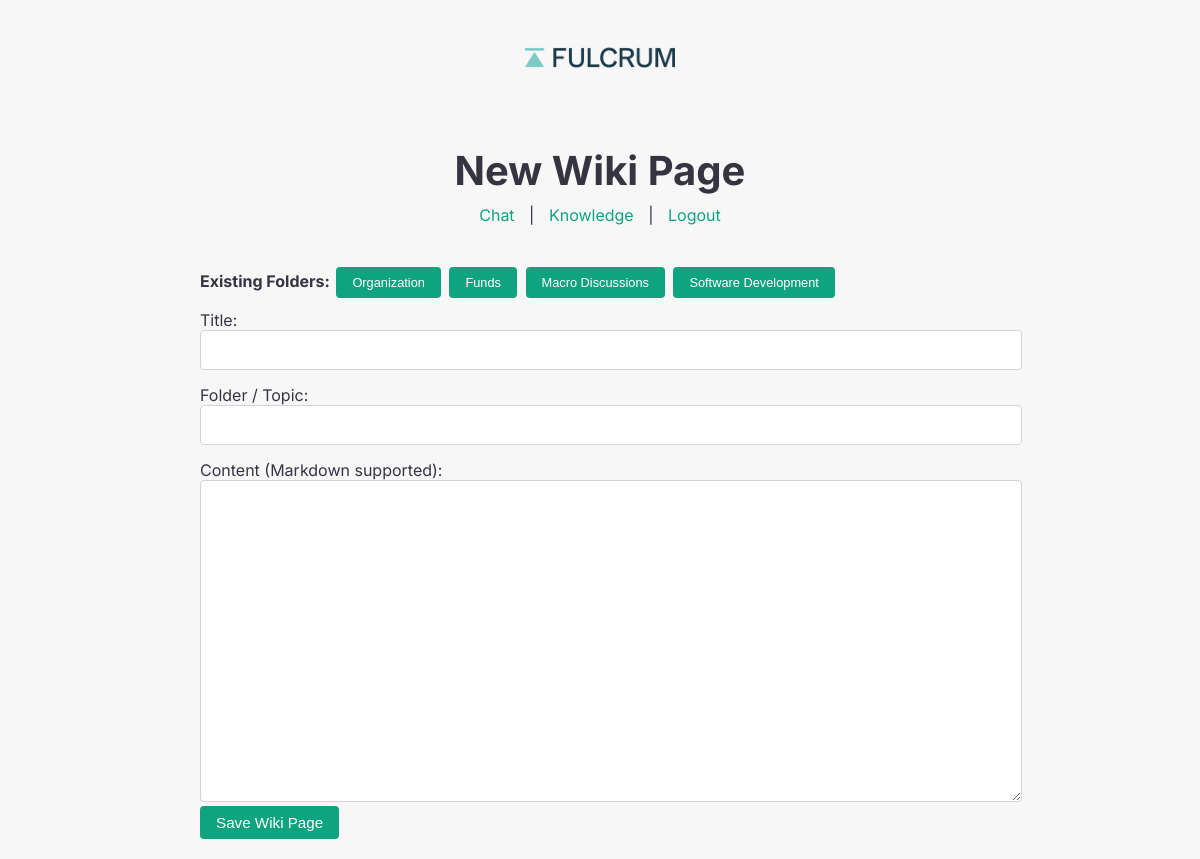
Page /wiki/new (signed in) on the earlier database version.
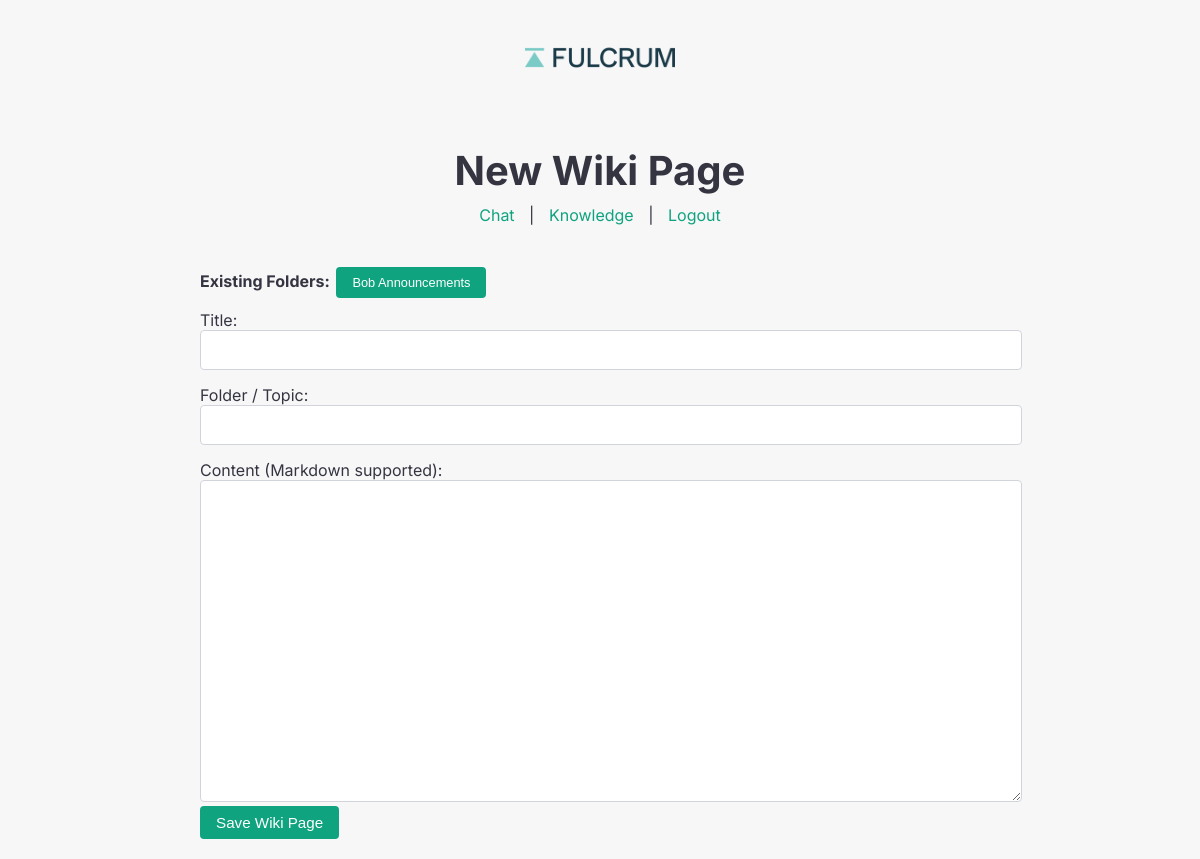
Same page on the later database version.
### tables this page shows
CREATE TABLE wiki (
                id INTEGER PRIMARY KEY AUTOINCREMENT,
                title TEXT NOT NULL,
                content TEXT NOT NULL,
                folder TEXT DEFAULT '',
                updated_at TEXT NOT NULL
            );

### app/wiki.py (the view)
@wiki_bp.route("/wiki/new")
def wiki_new():
    if "user" not in session:
        return redirect(url_for("auth.login"))
    existing_pages = get_all_wiki_pages()
    existing_folders = set([p["folder"] for p in existing_pages if p["folder"]])
    page = {"id": None, "title": "", "content": "", "folder": ""}
    return render_template("wiki_edit.html", page=page, all_folders=existing_folders)

### app/wiki.py (called while the page is built)
def get_all_wiki_pages():
    with sqlite3.connect(WIKI_DB) as conn:
        cur = conn.cursor()
        cur.execute("SELECT id, title, folder, updated_at FROM wiki ORDER BY updated_at DESC")
        rows = cur.fetchall()
        pages = []
        for row in rows:
            pages.append({
                "id": row[0],
                "title": row[1],
                "folder": row[2],
                "updated_at": row[3]
            })
    return pages

### templates/wiki_edit.html (shortened to what this page needs)
<!DOCTYPE html>
<html lang="en">
<head>
  <link rel="stylesheet" href="/static/style.css">
</head>
<body>
  <div class="container">
    <header>
      <img src="/static/logo.png" alt="Logo" class="logo">
      <h1>{% if page.id %}Edit Wiki Page{% else %}New Wiki Page{% endif %}</h1>
      <nav>
        <a href="/">Chat</a> |
        <a href="/knowledge">Knowledge</a> |
        <a href="/logout">Logout</a>
      </nav>
    </header>
    <section>
      {% if all_folders is defined and all_folders %}
        <div class="folder-list">
          <strong>Existing Folders:</strong>
          {% for f in all_folders %}
            <button type="button" class="btn" onclick="document.getElementById('folder').value='{{f}}'">{{f}}</button>
          {% endfor %}
        </div>
      {% endif %}
      <form action="/wiki/save" method="post">
        <div class="form-group">
          <label for="title">Title:</label>
          <input type="text" name="title" id="title" value="{{ page.title }}" required>
        </div>
        <div class="form-group">
          <label for="folder">Folder / Topic:</label>
          <input type="text" name="folder" id="folder" value="{{ page.folder }}">
        </div>
        <div class="form-group">
          <label for="content">Content (Markdown supported):</label>
          <textarea name="content" id="content" required>{{ page.content }}</textarea>
        </div>
        <button type="submit" class="btn">Save Wiki Page</button>
      </form>
    </section>
  </div>
</body>
</html>

Differences in the rows shown:
removed wiki: folder "Organization"
removed wiki: folder "Funds"
removed wiki: folder "Macro Discussions"
removed wiki: folder "Software Development"
added wiki: folder "Bob Announcements"
